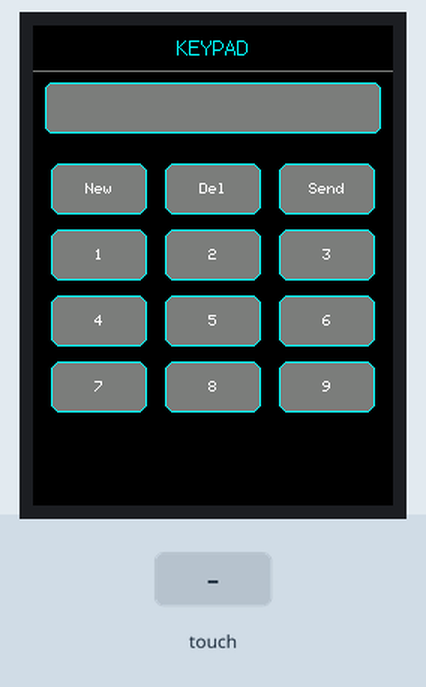
Recording of a sketch running on a simulated ESP32. Parts: 240×320 colour display. The test bench sets the inputs (shaded band). Storage starts empty; what the sketch prints to the serial monitor is not drawn.

Above: at 1.7 s.
1.8 s: screen touched at 13 % across, 30 % down
At 2.4 s:
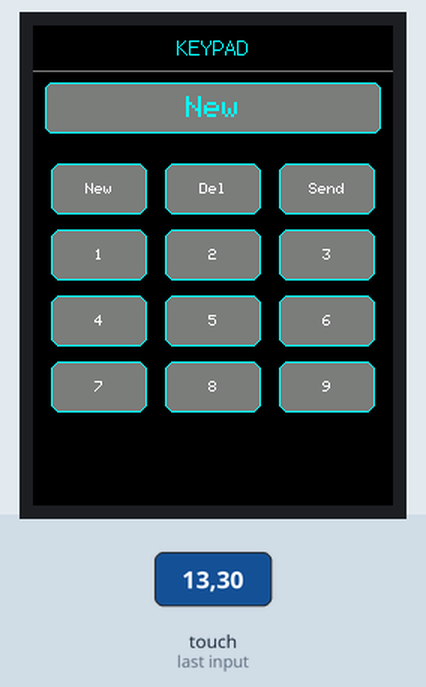
3.5 s: screen touched at 38 % across, 30 % down
At 4.6 s:
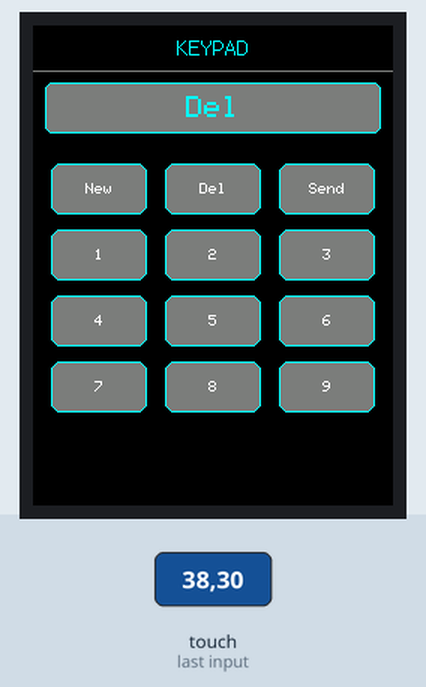
5.2 s: screen touched at 87 % across, 30 % down
At 6.1 s:
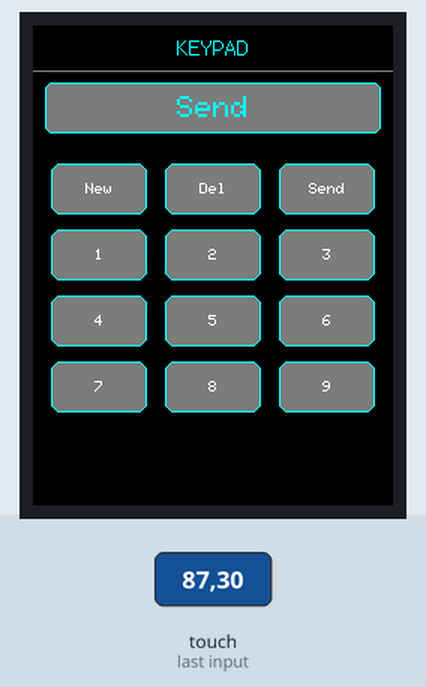
6.9 s: screen touched at 13 % across, 50 % down
At 7.01 s:
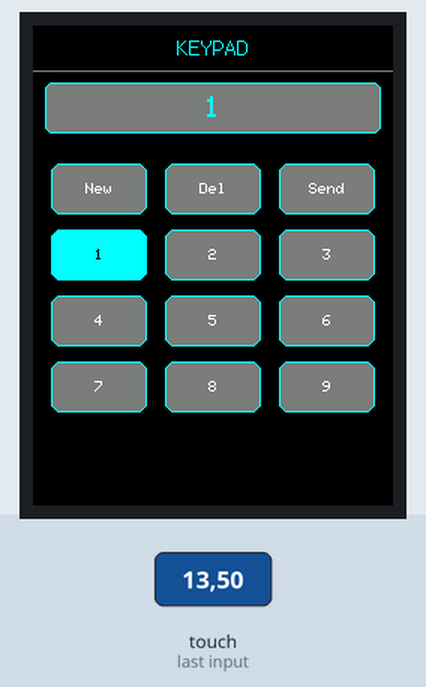
Timing chart, 0 to 9.6 s (numbered marks = the images above; inputs shaded):
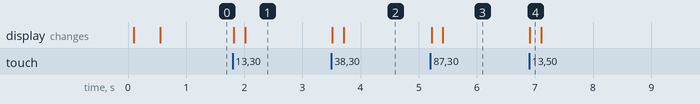

The sketch:

KEYPAD.ino
```cpp
#include <Arduino.h>
#include <TFT_eSPI.h>

#include "config.h"
#include "keypad.h"
#include "touch_calibration.h"


// ============================================================
// TFT
// ============================================================

TFT_eSPI tft = TFT_eSPI();


// ============================================================
// SETUP
// ============================================================

void setup()
{
    Serial.begin(115200);

    delay(100);

    Serial.println();
    Serial.println("[SYS] BO4RD KEYPAD v1.0");

    unsigned long startTime = millis();

    // --------------------------------------------------------
    // TFT
    // --------------------------------------------------------

    tft.init();
    tft.setRotation(TFT_ROTATION);

    Serial.printf(
        "[TFT] +%lums | init OK | rot=%d | size=%dx%d\n",
        millis() - startTime,
        TFT_ROTATION,
        tft.width(),
        tft.height()
    );

    // --------------------------------------------------------
    // TOUCH
    // --------------------------------------------------------

    touch_calibrate();

    // --------------------------------------------------------
    // INTERFACE
    // --------------------------------------------------------

    tft.fillScreen(COLOR_BACKGROUND);

    Serial.printf(
        "[UI] +%lums | background OK\n",
        millis() - startTime
    );

    // --------------------------------------------------------
    // HEADER
    // --------------------------------------------------------

    tft.fillRect(
        HEADER_X,
        HEADER_Y,
        HEADER_W,
        HEADER_H,
        COLOR_BACKGROUND
    );

    tft.setTextDatum(MC_DATUM);
    tft.setTextFont(2);
    tft.setTextColor(
        COLOR_ACCENT,
        COLOR_BACKGROUND
    );

    tft.drawString(
        "KEYPAD",
        SCREEN_WIDTH / 2,
        HEADER_Y + HEADER_H / 2,
        2
    );

    tft.drawFastHLine(
        0,
        HEADER_LINE_Y,
        SCREEN_WIDTH,
        COLOR_PANEL
    );

    Serial.printf(
        "[UI] +%lums | header OK\n",
        millis() - startTime
    );

    // --------------------------------------------------------
    // ZONE AFFICHAGE
    // --------------------------------------------------------

    tft.fillRoundRect(
        DISPLAY_X,
        DISPLAY_Y,
        DISPLAY_W,
        DISPLAY_H,
        5,
        COLOR_PANEL
    );

    tft.drawRoundRect(
        DISPLAY_X,
        DISPLAY_Y,
        DISPLAY_W,
        DISPLAY_H,
        5,
        COLOR_ACCENT
    );

    Serial.printf(
        "[UI] +%lums | display OK | x=%d y=%d w=%d h=%d\n",
        millis() - startTime,
        DISPLAY_X,
        DISPLAY_Y,
        DISPLAY_W,
        DISPLAY_H
    );

    // --------------------------------------------------------
    // KEYPAD
    // --------------------------------------------------------

    drawKeypad();

    Serial.printf(
        "[UI] +%lums | keypad OK\n",
        millis() - startTime
    );

    Serial.printf(
        "[SYS] READY | total=%lums\n",
        millis() - startTime
    );
}


// ============================================================
// LOOP
// ============================================================

void loop()
{
    uint16_t t_x = 0;
    uint16_t t_y = 0;

    bool pressed = tft.getTouch(
        &t_x,
        &t_y
    );

    updateKeypad(
        t_x,
        t_y,
        pressed
    );

    delay(10);
}
```

touch_calibration.cpp
```cpp
#include "touch_calibration.h"
#include "config.h"

#include <FS.h>

extern TFT_eSPI tft;

void touch_calibrate()
{
  uint16_t calData[5];
  uint8_t calDataOK = 0;

  Serial.println("[TOUCH] calibration init");

  if (!SPIFFS.begin())
  {
    Serial.println("[TOUCH] SPIFFS FAIL | formatting");

    SPIFFS.format();

    if (!SPIFFS.begin())
    {
      Serial.println("[TOUCH] SPIFFS ERROR");
      return;
    }
  }

  Serial.println("[TOUCH] SPIFFS OK");

  if (SPIFFS.exists(CALIBRATION_FILE))
  {
    Serial.printf(
      "[TOUCH] cal file FOUND | %s\n",
      CALIBRATION_FILE
    );

    if (REPEAT_CAL)
    {
      SPIFFS.remove(CALIBRATION_FILE);

      Serial.println("[TOUCH] calibration file DELETED");
    }
    else
    {
      fs::File f = SPIFFS.open(
        CALIBRATION_FILE,
        "r"
      );

      if (f)
      {
        size_t bytes = f.readBytes(
          (char *)calData,
          14
        );

        if (bytes == 14)
        {
          calDataOK = 1;

          Serial.printf(
            "[TOUCH] calibration LOADED | 14 bytes | data=%u,%u,%u,%u,%u\n",
            calData[0],
            calData[1],
            calData[2],
            calData[3],
            calData[4]
          );
        }
        else
        {
          Serial.printf(
            "[TOUCH] calibration INVALID | bytes=%u\n",
            bytes
          );
        }

        f.close();
      }
      else
      {
        Serial.println("[TOUCH] calibration OPEN FAIL");
      }
    }
  }
  else
  {
    Serial.println("[TOUCH] cal file NOT FOUND");
  }

  if (calDataOK && !REPEAT_CAL)
  {
    tft.setTouch(calData);

    Serial.println("[TOUCH] calibration APPLIED");
    Serial.println("[TOUCH] READY");

    return;
  }

  Serial.println("[TOUCH] calibration REQUIRED");

  tft.fillScreen(TFT_BLACK);

  tft.setCursor(20, 20);
  tft.setTextFont(2);
  tft.setTextSize(1);
  tft.setTextColor(TFT_WHITE, TFT_BLACK);

  tft.println("Touch corners");

  tft.setTextFont(1);
  tft.println();

  if (REPEAT_CAL)
  {
    tft.setTextColor(TFT_RED, TFT_BLACK);
    tft.println("REPEAT_CAL = true");
  }

  tft.calibrateTouch(
    calData,
    TFT_MAGENTA,
    TFT_BLACK,
    15
  );

  tft.setTextColor(
    TFT_GREEN,
    TFT_BLACK
  );

  tft.println("Calibration complete!");

  fs::File f = SPIFFS.open(
    CALIBRATION_FILE,
    "w"
  );

  if (f)
  {
    f.write(
      (const unsigned char *)calData,
      14
    );

    f.close();

    Serial.printf(
      "[TOUCH] calibration SAVED | data=%u,%u,%u,%u,%u\n",
      calData[0],
      calData[1],
      calData[2],
      calData[3],
      calData[4]
    );
  }
  else
  {
    Serial.println("[TOUCH] calibration SAVE FAIL");
  }

  tft.setTouch(calData);

  Serial.println("[TOUCH] READY");
}
```

touch_calibration.h
```cpp
#ifndef TOUCH_CALIBRATION_H
#define TOUCH_CALIBRATION_H

void touch_calibrate();

#endif
```

config.h
```cpp
#ifndef CONFIG_H
#define CONFIG_H

#include <TFT_eSPI.h>
#include <FS.h>
#include <LittleFS.h>

// ============================================================
// TFT
// ============================================================

#define SCREEN_WIDTH  240
#define SCREEN_HEIGHT 320

#define TFT_ROTATION 2

// ============================================================
// TOUCH
// ============================================================

#define CALIBRATION_FILE "/TouchCalData1"
#define REPEAT_CAL false

// ============================================================
// COULEURS UI
// ============================================================

#define UI_BG              TFT_BLACK
#define UI_PANEL           TFT_DARKGREY
#define UI_TEXT            TFT_WHITE
#define UI_TEXT_SECONDARY  TFT_LIGHTGREY
#define UI_ACCENT          TFT_CYAN
#define UI_VALUE           TFT_CYAN
#define UI_OK              TFT_GREEN
#define UI_WARNING         TFT_ORANGE
#define UI_ERROR           TFT_RED
#define UI_ACTION          TFT_BLUE

// Compatibilité avec KEYPAD.ino
#define COLOR_BACKGROUND   UI_BG
#define COLOR_PANEL        UI_PANEL
#define COLOR_TEXT         UI_TEXT
#define COLOR_TEXT_DIM     UI_TEXT_SECONDARY
#define COLOR_ACCENT       UI_ACCENT
#define COLOR_VALUE        UI_VALUE
#define COLOR_OK           UI_OK
#define COLOR_WARNING      UI_WARNING
#define COLOR_ERROR        UI_ERROR
#define COLOR_ACTION       UI_ACTION

// ============================================================
// HEADER
// ============================================================

#define HEADER_X           0
#define HEADER_Y           0
#define HEADER_W           SCREEN_WIDTH
#define HEADER_H           30

#define HEADER_LINE_Y      30

// ============================================================
// ZONE D'AFFICHAGE DE LA TOUCHE
// ============================================================

#define DISPLAY_X          8
#define DISPLAY_Y          38
#define DISPLAY_W          224
#define DISPLAY_H          34

// Compatibilité ancien code
#define DISP_X              DISPLAY_X
#define DISP_Y              DISPLAY_Y
#define DISP_W              DISPLAY_W
#define DISP_H              DISPLAY_H

// ============================================================
// KEYPAD
// ============================================================

#define KEY_COLS            3
#define KEY_ROWS            4

#define KEY_W               64
#define KEY_H               34

#define KEY_GAP_X           12
#define KEY_GAP_Y           10

// Largeur réelle de la grille
#define KEYPAD_W \
    ((KEY_COLS * KEY_W) + ((KEY_COLS - 1) * KEY_GAP_X))

// Centrage automatique sur 240 px
#define KEYPAD_X \
    ((SCREEN_WIDTH - KEYPAD_W) / 2)

#define KEYPAD_Y            92

// ============================================================
// TOUCH / STATUS
// ============================================================

#define STATUS_X            (SCREEN_WIDTH / 2)
#define STATUS_Y            310

#define STATUS_W            220
#define STATUS_H            18

// ============================================================
// BOUTONS
// ============================================================

#define KEY_TEXTSIZE        1

// Nombre total de touches
#define NUM_KEYS            12

// ============================================================
// FONTS
// ============================================================

// Police TFT_eSPI intégrée.
// On évite les FreeFonts externes ici pour garder le projet
// compilable sans dépendance supplémentaire.

#define KEY_FONT_SIZE       2

// ============================================================
// TFT GLOBAL
// ============================================================

extern TFT_eSPI tft;

#endif
```

keypad.cpp
```cpp
#include "keypad.h"
#include "config.h"

// ============================================================
// LABELS
// ============================================================

static const char *keyLabel[NUM_KEYS] = {
    "New",
    "Del",
    "Send",

    "1",
    "2",
    "3",

    "4",
    "5",
    "6",

    "7",
    "8",
    "9"
};

// ============================================================
// POSITIONS DES BOUTONS
// ============================================================

static int16_t keyX[NUM_KEYS];
static int16_t keyY[NUM_KEYS];

// ============================================================
// INITIALISATION DES POSITIONS
// ============================================================

static void calculateKeyPositions()
{
    for (uint8_t row = 0; row < KEY_ROWS; row++)
    {
        for (uint8_t col = 0; col < KEY_COLS; col++)
        {
            uint8_t index = row * KEY_COLS + col;

            if (index >= NUM_KEYS)
                continue;

            keyX[index] =
                KEYPAD_X +
                col * (KEY_W + KEY_GAP_X);

            keyY[index] =
                KEYPAD_Y +
                row * (KEY_H + KEY_GAP_Y);
        }
    }
}

// ============================================================
// STYLE BOUTON
// ============================================================

static void drawButtonStyle(uint8_t index, bool pressed)
{
    if (index >= NUM_KEYS)
        return;

    const int16_t x = keyX[index];
    const int16_t y = keyY[index];

    uint16_t fillColor;
    uint16_t borderColor;
    uint16_t textColor;

    if (pressed)
    {
        fillColor   = UI_ACCENT;
        borderColor = UI_ACCENT;
        textColor   = TFT_BLACK;
    }
    else
    {
        fillColor   = UI_PANEL;
        borderColor = UI_ACCENT;
        textColor   = UI_TEXT;
    }

    // --------------------------------------------------------
    // Effacement de l'ancien bouton
    // --------------------------------------------------------

    tft.fillRoundRect(
        x,
        y,
        KEY_W,
        KEY_H,
        6,
        UI_BG
    );

    // --------------------------------------------------------
    // Fond
    // --------------------------------------------------------

    tft.fillRoundRect(
        x,
        y,
        KEY_W,
        KEY_H,
        6,
        fillColor
    );

    // --------------------------------------------------------
    // Bordure
    // --------------------------------------------------------

    tft.drawRoundRect(
        x,
        y,
        KEY_W,
        KEY_H,
        6,
        borderColor
    );

    // --------------------------------------------------------
    // Texte
    // --------------------------------------------------------

    tft.setTextFont(1);
    tft.setTextSize(KEY_TEXTSIZE);

    tft.setTextColor(
        textColor,
        fillColor
    );

    tft.setTextDatum(MC_DATUM);

    tft.drawString(
        keyLabel[index],
        x + KEY_W / 2,
        y + KEY_H / 2
    );

    tft.setTextDatum(TL_DATUM);
}

// ============================================================
// AFFICHAGE DU CLAVIER
// ============================================================

void drawKeypad()
{
    calculateKeyPositions();

    Serial.println("[UI] keypad layout:");

    for (uint8_t i = 0; i < NUM_KEYS; i++)
    {
        drawButtonStyle(i, false);

        Serial.printf(
            "[UI] btn=%u \"%s\" | x=%d y=%d w=%d h=%d\r\n",
            i,
            keyLabel[i],
            keyX[i],
            keyY[i],
            KEY_W,
            KEY_H
        );
    }
}

// ============================================================
// AFFICHAGE DE LA ZONE DE RETOUR
// ============================================================

void updateDisplay()
{
    // --------------------------------------------------------
    // Fond
    // --------------------------------------------------------

    tft.fillRoundRect(
        DISPLAY_X,
        DISPLAY_Y,
        DISPLAY_W,
        DISPLAY_H,
        5,
        UI_PANEL
    );

    // --------------------------------------------------------
    // Bordure
    // --------------------------------------------------------

    tft.drawRoundRect(
        DISPLAY_X,
        DISPLAY_Y,
        DISPLAY_W,
        DISPLAY_H,
        5,
        UI_ACCENT
    );
}

// ============================================================
// MISE À JOUR DU CLAVIER TACTILE
// ============================================================

void updateKeypad(
    uint16_t touchX,
    uint16_t touchY,
    bool pressed
)
{
    if (!pressed)
        return;

    for (uint8_t i = 0; i < NUM_KEYS; i++)
    {
        const int16_t x = keyX[i];
        const int16_t y = keyY[i];

        if (
            touchX >= x &&
            touchX < x + KEY_W &&
            touchY >= y &&
            touchY < y + KEY_H
        )
        {
            Serial.printf(
                "[KEY] %u \"%s\" | touch=%u,%u | rect=%d,%d,%d,%d\r\n",
                i,
                keyLabel[i],
                touchX,
                touchY,
                x,
                y,
                KEY_W,
                KEY_H
            );

            drawButtonStyle(i, true);

            // ------------------------------------------------
            // Affichage de la touche appuyée
            // ------------------------------------------------

            tft.fillRoundRect(
                DISPLAY_X + 2,
                DISPLAY_Y + 2,
                DISPLAY_W - 4,
                DISPLAY_H - 4,
                4,
                UI_PANEL
            );

            tft.setTextFont(1);
            tft.setTextSize(2);

            tft.setTextColor(
                UI_VALUE,
                UI_PANEL
            );

            tft.setTextDatum(MC_DATUM);

            tft.drawString(
                keyLabel[i],
                DISPLAY_X + DISPLAY_W / 2,
                DISPLAY_Y + DISPLAY_H / 2
            );

            tft.setTextDatum(TL_DATUM);

            delay(80);

            drawButtonStyle(i, false);

            return;
        }
    }
}

// ============================================================
// STATUS
// ============================================================

void status(const char *message)
{
    if (!message)
        return;

    // --------------------------------------------------------
    // Zone status
    // --------------------------------------------------------

    tft.fillRect(
        STATUS_X - STATUS_W / 2,
        STATUS_Y - STATUS_H / 2,
        STATUS_W,
        STATUS_H,
        UI_BG
    );

    // --------------------------------------------------------
    // Texte
    // --------------------------------------------------------

    tft.setTextFont(1);
    tft.setTextSize(1);

    tft.setTextColor(
        UI_TEXT_SECONDARY,
        UI_BG
    );

    tft.setTextDatum(MC_DATUM);

    tft.drawString(
        message,
        STATUS_X,
        STATUS_Y
    );

    tft.setTextDatum(TL_DATUM);

    Serial.printf(
        "[STATUS] %s\r\n",
        message
    );
}
```

keypad.h
```cpp
#ifndef KEYPAD_H
#define KEYPAD_H

#include <Arduino.h>
#include <TFT_eSPI.h>

void initKeypad();
void drawKeypad();
void updateKeypad(uint16_t t_x, uint16_t t_y, bool pressed);
void updateDisplay();
void status(const char *msg);

#endif
```

Measured:
- after the input at 1.8 s, the display: first changes at once (image 1 shows a later state)
- after the input at 3.5 s, the display: first changes at once (image 2 shows a later state)
- after the input at 5.2 s, the display: first changes at once (image 3 shows a later state)
- after the input at 6.9 s, the display: changes at once (image 4)
